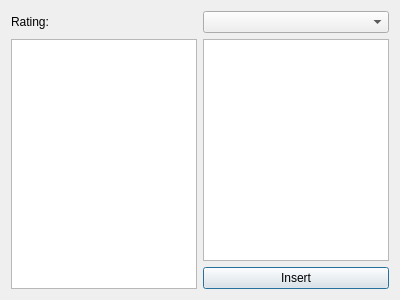
<?xml version="1.0" encoding="UTF-8"?>
<ui version="4.0">
 <class>Dialog</class>
 <widget class="QDialog" name="Dialog">
  <property name="geometry">
   <rect>
    <x>0</x>
    <y>0</y>
    <width>400</width>
    <height>300</height>
   </rect>
  </property>
  <property name="windowTitle">
   <string>Dialog</string>
  </property>
  <layout class="QGridLayout" name="gridLayout">
   <item row="0" column="0">
    <widget class="QLabel" name="currentRatingLab">
     <property name="text">
      <string>Rating: </string>
     </property>
    </widget>
   </item>
   <item row="0" column="1">
    <widget class="QComboBox" name="combo"/>
   </item>
   <item row="1" column="0" rowspan="2">
    <widget class="QListWidget" name="sizeList"/>
   </item>
   <item row="1" column="1">
    <widget class="QListWidget" name="ratingList"/>
   </item>
   <item row="2" column="1">
    <widget class="QPushButton" name="btn1">
     <property name="text">
      <string>Insert</string>
     </property>
    </widget>
   </item>
  </layout>
 </widget>
 <resources/>
 <connections/>
</ui>
